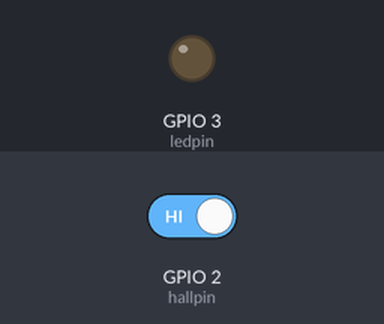
Recording of a program running on a simulated Raspberry Pi (BCM pin numbers). On the bench: output pins drawn as LEDs (lit = HIGH). Inputs (shaded band) come from the test bench; at power-on: GPIO 2 (hallpin) HIGH. What the program prints to the terminal is not drawn.

Above: at 1.2 s.
1.3 s: GPIO 2 (hallpin) driven LOW
At 2.5 s:
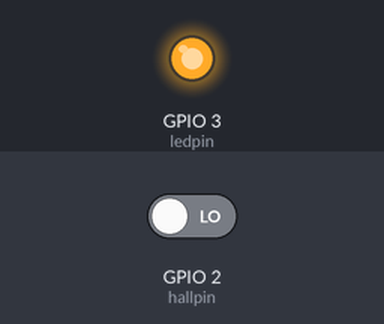
2.8 s: GPIO 2 (hallpin) driven HIGH
At 3.6 s:
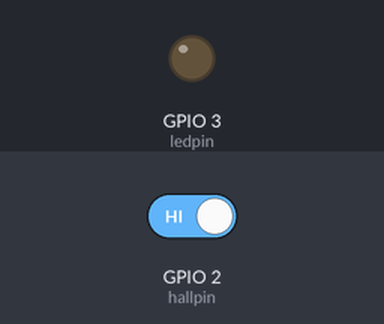
Timing chart, 0 to 5.8 s (numbered marks = the images above; inputs shaded):
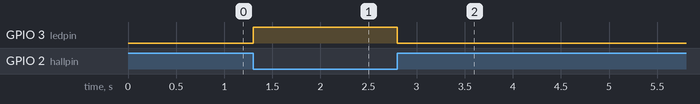

Measured:
- after the input at 1.3 s, GPIO 3 (ledpin): LOW → HIGH at once
- after the input at 2.8 s, GPIO 3 (ledpin): HIGH → LOW at once

The program:

main.py
```python
# -*- coding:utf-8 -*-
#!/usr/bin/python
#Author: Dharmendra Kumar Yadav
#######################################################

import RPi.GPIO as gpio

gpio.setmode(gpio.BCM)

gpio.setwarnings(False)

hallpin = 2

ledpin = 3

gpio.setup( hallpin, gpio.IN)

gpio.setup(ledpin, gpio.OUT)

gpio.output(ledpin, False)

while True:

    if(gpio.input(hallpin) == False):

        gpio.output(ledpin, True)

        print("magnet detected")

    else:

        gpio.output(ledpin, False)

        print("magnetic field not detected")
```
